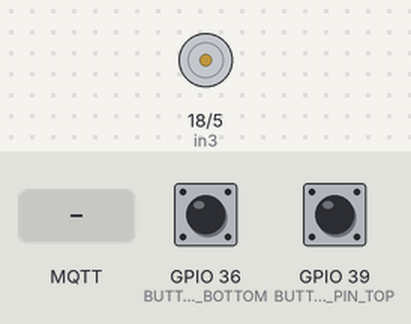
Bench run of a sketch on a simulated ESP32. Shown: motor-driver pin pairs drawn as motors (green arrow = first pin HIGH = forward, orange = second pin HIGH = backward, longer = more drive, scaled by the enable pin). Inputs (shaded band) come from the test bench; at power-on: GPIO 36 (BUTTON_PIN_BOTTOM) HIGH, GPIO 39 (BUTTON_PIN_TOP) HIGH. WiFi joins after 1.5 s; servers stay silent unless stated; the local clock reads 2024-03-15 10:24:30 at power-on unless the sketch sets it; random numbers use the default seed unless the sketch sets one; no MQTT or app messages arrive unless stated; what the sketch prints to the serial monitor is not drawn.

Above: at 3.0 s.
3.1 s: MQTT message "1" arrives on the first subscribed topic
At 3.2 s:
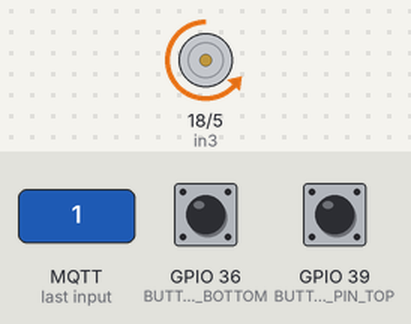
At 4.5 s:
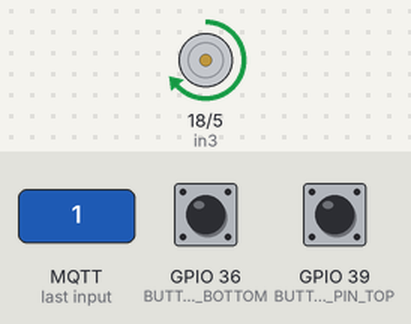
Timing chart, 0 to 6.2 s (numbered marks = the images above; inputs shaded):
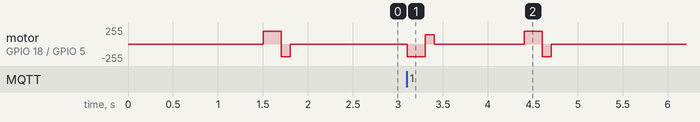

The sketch:

MQTT_Filling.ino
```cpp
#include <Arduino.h>
#include "wifi_mqtt_setup.h"
#include "filling_station.h"

void setup() {
  Serial.begin(115200);
  initWiFiAndMQTT();   // Fra wifi_mqtt_setup.h
  InitFilling();
  initializeTime();
}

unsigned long cycle_time_start = 0;
unsigned long cycle_time_end= 0;

void loop() {
  if (!client.connected()) {
    reconnect();
  }
  client.loop();
}

void callback(char* topic, byte* payload, unsigned int length) {
  String message;
  for (unsigned int i = 0; i < length; i++) {
    message += (char)payload[i];
  }

  if (String(topic) == topic_sub_Filling_Cmd) {
    cycle_time_start = millis();
    readMessage(message);
    FillingRunning();
    cycle_time_end = millis();
    double cycle_time = (cycle_time_end - cycle_time_start)/1000.0;
    sendCycleTime(cycle_time, topic_pub_cycle_time);

  }
  else if (String(topic) == topic_sub_Needle_Cmd){
    cycle_time_start = millis();
    readMessage(message);
    Needle_Attachment();
    cycle_time_end = millis();
    double cycle_time = (cycle_time_end - cycle_time_start)/1000.0;
    sendCycleTime(cycle_time, topic_pub_cycle_time);
  }

}
```

filling_station.h
```cpp
#ifndef FILLING_STATION_H
#define FILLING_STATION_H

#include <Arduino.h>
#include <PubSubClient.h>

extern PubSubClient client;
//extern topic_sub_Filling_Data;

#define BUTTON_PIN_BOTTOM 36
#define BUTTON_PIN_TOP 39

#define enB 19
#define in3 18
#define in4 5

int speed = 140;

unsigned long startTime;

void FillingStop() {
  digitalWrite(in3, HIGH);
  digitalWrite(in4, LOW);
  analogWrite(enB, speed+50);
  startTime = millis();
  delay(200);
  analogWrite(enB, speed);

  while (digitalRead(BUTTON_PIN_TOP) == 0) {
    if (millis() - startTime >= 8000) {
      SendMQTTMessage(commandUuid, "Motion Error Up", topic_pub_status);
      break;
    }
  }
  analogWrite(enB, speed+50);
  digitalWrite(in3, LOW);
  digitalWrite(in4, HIGH);
  delay(100);
  analogWrite(enB, speed);
  digitalWrite(in3, LOW);
  digitalWrite(in4, LOW);
  analogWrite(enB, 0);

  //Publish a random weight
  // Generate a number between 25000 and 26000
  long weight_int = random(25000, 26000); // 25000 inclusive, 26000 exclusive

  // Convert to float with three decimal places
  float weight_float = weight_int / 1000.0;

  sendWeight(weight_float,topic_pub_weight);

  SendMQTTMessage(commandUuid, "Idle", topic_pub_status);
}

void FillingRunning() {
  SendMQTTMessage(commandUuid, "Executing", topic_pub_status);
  digitalWrite(in3, LOW);
  digitalWrite(in4, HIGH);
  analogWrite(enB, speed+50);
  startTime = millis();
  delay(200);
  analogWrite(enB, speed);

  while (digitalRead(BUTTON_PIN_BOTTOM) == 0) {
    if (millis() - startTime >= 8000) {
      SendMQTTMessage(commandUuid, "Motion Error Down", topic_pub_status);
      break;
    }
  }

  digitalWrite(in3, HIGH);
  digitalWrite(in4, LOW);
  delay(100);
  digitalWrite(in3, LOW);
  digitalWrite(in4, LOW);
  delay(1000);

  FillingStop();
}

void InitFilling(){
  pinMode(enB, OUTPUT);
  pinMode(in3, OUTPUT);
  pinMode(in4, OUTPUT);
  pinMode(BUTTON_PIN_BOTTOM, INPUT_PULLUP);
  pinMode(BUTTON_PIN_TOP, INPUT_PULLUP);

  analogWrite(enB, 0);
  FillingStop();

}


void Needle_Attachment() {
  SendMQTTMessage(commandUuid, "Executing", topic_pub_status);
  digitalWrite(in3, LOW);
  digitalWrite(in4, HIGH);
  analogWrite(enB, speed);
  startTime = millis();

  while (digitalRead(BUTTON_PIN_BOTTOM) == 0) {
    if (millis() - startTime >= 8000) {
      SendMQTTMessage(commandUuid, "Motion Error down", topic_pub_status);
      break;
    }
  }

  digitalWrite(in3, HIGH);
  digitalWrite(in4, LOW);
  delay(100);

  digitalWrite(in3, LOW);
  digitalWrite(in4, LOW);
  analogWrite(enB, 0);

  SendMQTTMessage(commandUuid, "Idle", topic_pub_status);
}

#endif
```

wifi_mqtt_setup.h
```cpp
#ifndef WIFI_MQTT_SETUP_H
#define WIFI_MQTT_SETUP_H

#include <WiFi.h>
#include <PubSubClient.h>
#include <ArduinoJson.h>
#include <time.h>

extern WiFiClient espClient;
extern PubSubClient client;

// WiFi og MQTT data
const char* ssid = "smart_production_WIFI";
const char* pass = "aau smart production lab";
const char* mqtt_serv = "172.20.66.135";

const char* topic_pub_status = "AAU/Fibigerstræde/Building14/FillingLine/Filling/DATA/State";
const char* topic_sub_Filling_Cmd = "AAU/Fibigerstræde/Building14/FillingLine/Filling/CMD/Dispense";
const char* topic_sub_Needle_Cmd = "AAU/Fibigerstræde/Building14/FillingLine/Filling/CMD/Needle";
const char* topic_pub_mqtt_status = "AAU/Fibigerstræde/Building14/FillingLine/Filling/DATA/MQTTConnection";
const char* topic_pub_cycle_time = "AAU/Fibigerstræde/Building14/FillingLine/Filling/DATA/CycleTime";
const char* topic_pub_weight = "AAU/Fibigerstræde/Building14/FillingLine/Filling/DATA/Weight";

unsigned long interval = 5000;
double stationPosition[] = {0.660, 0.840};

String commandUuid;

WiFiClient espClient;
PubSubClient client(espClient);

// Forward declarations
void callback(char*, byte*, unsigned int);

void initWiFiAndMQTT() {
  WiFi.begin(ssid, pass);
  while (WiFi.status() != WL_CONNECTED) {
    delay(500);
    Serial.print(".");
  }
  Serial.println("WiFi Connected");

  client.setServer(mqtt_serv, 1883);

  client.publish(topic_sub_Needle_Cmd, "Here");

  client.setCallback(callback);
}

void reconnect() {
  while (!client.connected()) {
    String clientId = "ESP32Client-" + String(random(0xffff), HEX);
    StaticJsonDocument<100> doc;
    doc["clientId"] = clientId;
    char output[100];

    if (client.connect(clientId.c_str())) {
      doc["message"] = "Success";
      serializeJson(doc, output);
      client.publish(topic_pub_mqtt_status, output);
      client.subscribe(topic_sub_Filling_Cmd);
      client.subscribe(topic_sub_Needle_Cmd);
    } else {
      delay(5000);
    }
  }
}

void SendMQTTMessage(String commandUuid, String state, const char* topic){

  struct tm timeinfo;
  if (!getLocalTime(&timeinfo)) {
    Serial.println("Error");
    return;
  }

  char timestamp[25];
  strftime(timestamp, sizeof(timestamp), "%Y-%m-%d %H:%M:%S", &timeinfo);
  StaticJsonDocument<256> doc;
  doc["CommandUuid"] = commandUuid;
  doc["State"] = state;
  doc["TimeStamp"] = timestamp;

  char output[256];
  serializeJson(doc, output);

  client.publish(topic, output, true);
}

void sendCycleTime(double cycle_time, const char* topic){
  struct tm timeinfo;
  if (!getLocalTime(&timeinfo)) {
    Serial.println("Error");
    return;
  }


  char timestamp[25];
  strftime(timestamp, sizeof(timestamp), "%Y-%m-%d %H:%M:%S", &timeinfo);
  StaticJsonDocument<256> doc;
  doc["CommandUuid"] = commandUuid;
  doc["CycleTime"] = cycle_time;
  doc["TimeStamp"] = timestamp;

  char output[256];
  serializeJson(doc, output);

  client.publish(topic, output, true);
}


void sendWeight(double weight, const char* topic){
  struct tm timeinfo;
  if (!getLocalTime(&timeinfo)) {
    Serial.println("Error");
    return;
  }

  char timestamp[25];
  strftime(timestamp, sizeof(timestamp), "%Y-%m-%d %H:%M:%S", &timeinfo);
  StaticJsonDocument<256> doc;
  doc["CommandUuid"] = commandUuid;
  doc["Weight"] = weight;
  doc["TimeStamp"] = timestamp;

  char output[256];
  serializeJson(doc, output);

  client.publish(topic, output, true);
}

void readMessage(const String& jsonString){
  StaticJsonDocument<256> doc;
  deserializeJson(doc, jsonString);
  commandUuid = doc["CommandUuid"].as<String>();

  Serial.println("=== Modtaget MQTT besked ===");
  Serial.println("CommandUuid: " + commandUuid);
  Serial.println("============================");
}

void initializeTime() {
  // Sætter dansk tid med automatisk sommertid
  configTzTime("CET-1CEST,M3.5.0/02,M10.5.0/03", "pool.ntp.org", "time.nist.gov");

  struct tm timeinfo;
  Serial.print("Venter på NTP tid");
  for (int i = 0; i < 10; i++) {
    if (getLocalTime(&timeinfo)) {
      Serial.println(" → Tid OK");
      return;
    }
    Serial.print(".");
    delay(1000);
  }
  Serial.println("\n⚠️ Kunne ikke hente tid fra NTP-server");
}


#endif
```

Measured:
- after the input at 3.1 s, motor on GPIO 18 (in3) / GPIO 5 (in4): stopped → backward 190/255 at once, → forward 140/255 0.20 s later, → stopped 0.10 s later, → forward 190/255 1.0 s later, … (6 changes in this stretch)
